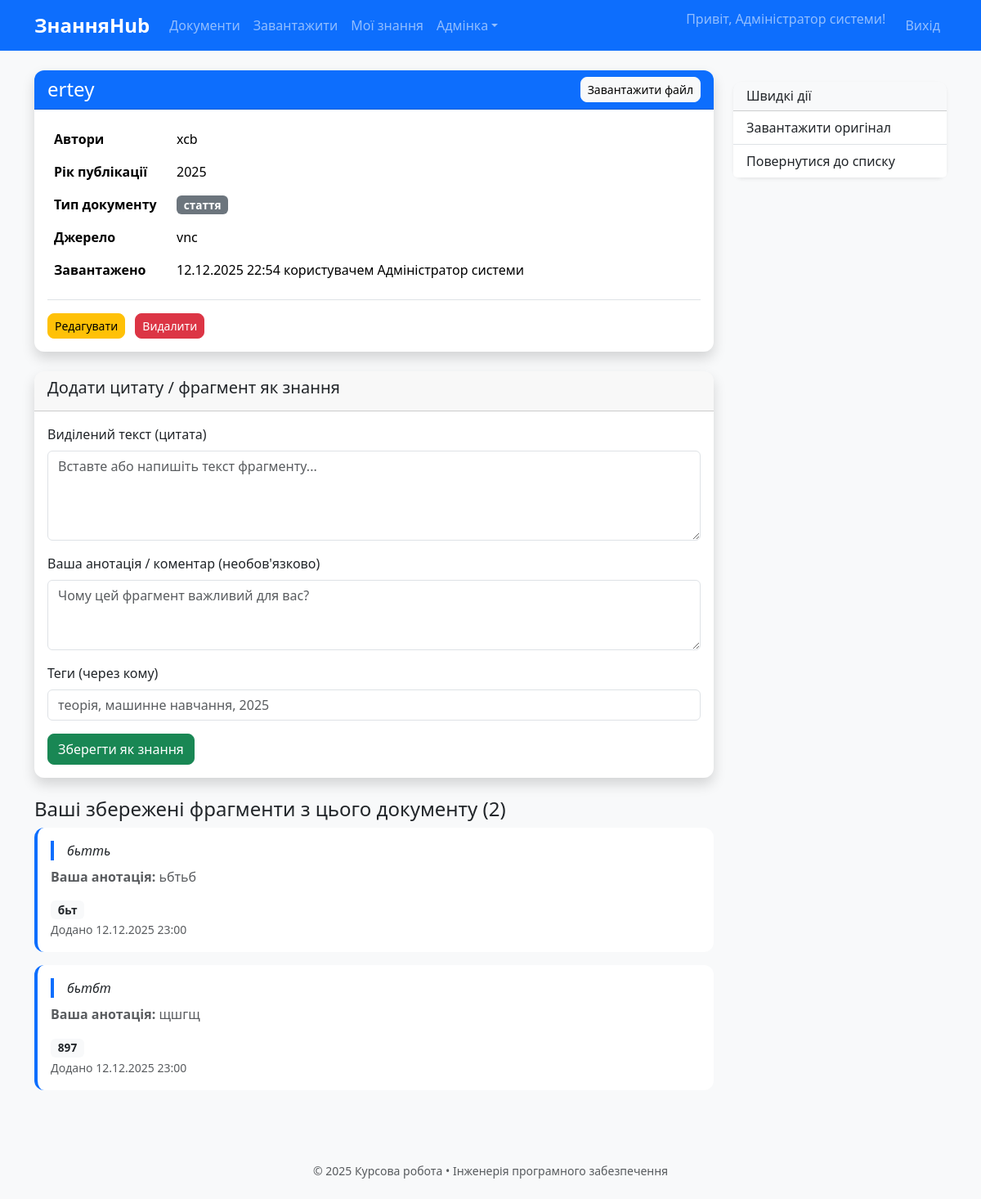
Page /document/1 (signed in) on the earlier database version.
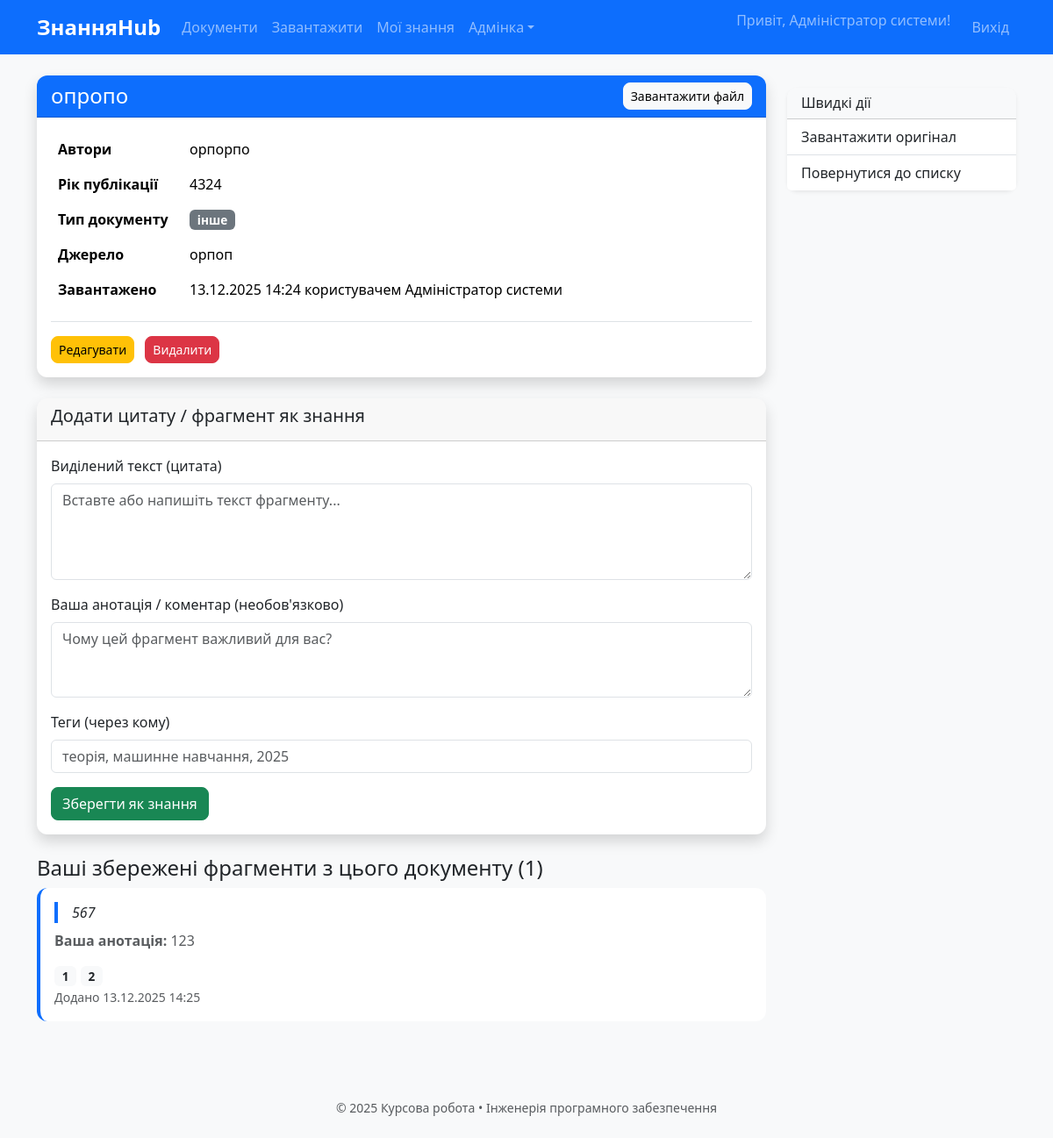
Same page on the later database version.
### models.py (models this page shows, shortened)
class User(UserMixin, db.Model):
    id = db.Column(db.Integer, primary_key=True)
    email = db.Column(db.String(120), unique=True, nullable=False)
    name = db.Column(db.String(100), nullable=False)
    password_hash = db.Column(db.String(256), nullable=False)
    role = db.Column(db.String(20), default='user')        # admin / user
    is_active = db.Column(db.Boolean, default=True)
    created_at = db.Column(db.DateTime, default=datetime.utcnow)

class Document(db.Model):
    id = db.Column(db.Integer, primary_key=True)
    title = db.Column(db.String(300), nullable=False)
    authors = db.Column(db.Text)
    year = db.Column(db.Integer)
    source = db.Column(db.Text)
    doc_type = db.Column(db.String(50))
    original_filename = db.Column(db.String(300), nullable=False)
    stored_filename = db.Column(db.String(200), nullable=False, unique=True)
    uploaded_at = db.Column(db.DateTime, default=datetime.utcnow)
    uploaded_by = db.Column(db.Integer, db.ForeignKey('user.id'))
    user = db.relationship('User', backref='documents')

class Knowledge(db.Model):
    id = db.Column(db.Integer, primary_key=True)
    document_id = db.Column(db.Integer, db.ForeignKey('document.id'))
    user_id = db.Column(db.Integer, db.ForeignKey('user.id'))
    text = db.Column(db.Text, nullable=False)           # цитата або виділений фрагмент
    note = db.Column(db.Text)                           # власна анотація
    tags = db.Column(db.Text)
    created_at = db.Column(db.DateTime, default=datetime.utcnow)
    document = db.relationship('Document', backref='knowledges')
    user = db.relationship('User', backref='knowledges')
    collections = db.relationship('Collection', secondary=collection_knowledge,
                                  back_populates='knowledges')

### app.py (the view)
    @app.route('/document/<int:doc_id>')
    @login_required
    def document_detail(doc_id):
        doc = Document.query.get_or_404(doc_id)
        knowledges = Knowledge.query.filter_by(document_id=doc_id, user_id=current_user.id).all()
        return render_template('document/detail.html', doc=doc, knowledges=knowledges)

### templates/document/detail.html (shortened to what this page needs)
{% extends "base.html" %}
{% block content %}
<div class="row">
    <div class="col-lg-9">
        <div class="card shadow mb-4">
            <div class="card-header bg-primary text-white d-flex justify-content-between align-items-center">
                <h4 class="mb-0">{{ doc.title }}</h4>
                <a href="{{ url_for('download_document', doc_id=doc.id) }}"
                   class="btn btn-light btn-sm">Завантажити файл</a>
            </div>
            <div class="card-body">
                <table class="table table-borderless">
                    <tr><th width="150">Автори</th><td>{{ doc.authors }}</td></tr>
                    <tr><th>Рік публікації</th><td>{{ doc.year or '—' }}</td></tr>
                    <tr><th>Тип документу</th><td><span class="badge bg-secondary">{{ doc.doc_type }}</span></td></tr>
                    <tr><th>Джерело</th><td>{{ doc.source or 'Не вказано' }}</td></tr>
                    <tr><th>Завантажено</th><td>{{ doc.uploaded_at.strftime('%d.%m.%Y %H:%M') }}
                        користувачем {{ doc.user.name }}</td></tr>
                </table>
                {% if current_user.role == 'admin' or current_user.id == doc.uploaded_by %}
                <div class="mt-3 pt-3 border-top">
                    <a href="{{ url_for('edit_document', doc_id=doc.id) }}" class="btn btn-warning btn-sm me-2">
                         Редагувати
                    </a>
                    <form action="{{ url_for('delete_document', doc_id=doc.id) }}" method="POST" class="d-inline" onsubmit="return confirm('Ви впевнені, що хочете видалити цей документ? Цю дію не можна скасувати.');">
                        <button type="submit" class="btn btn-danger btn-sm">
                             Видалити
                        </button>
                    </form>
                </div>
                {% endif %}
            </div>
        </div>
        <div class="card shadow mb-4">
            <div class="card-header">
                <h5>Додати цитату / фрагмент як знання</h5>
            </div>
            <div class="card-body">
                <form method="POST" action="{{ url_for('add_knowledge', doc_id=doc.id) }}">
                    <div class="mb-3">
                        <label class="form-label">Виділений текст (цитата)</label>
                        <textarea name="text" class="form-control" rows="4" required
                                  placeholder="Вставте або напишіть текст фрагменту..."></textarea>
                    </div>
                    <div class="mb-3">
                        <label class="form-label">Ваша анотація / коментар (необов'язково)</label>
                        <textarea name="note" class="form-control" rows="3"
                                  placeholder="Чому цей фрагмент важливий для вас?"></textarea>
                    </div>
                    <div class="mb-3">
                        <label class="form-label">Теги (через кому)</label>
                        <input type="text" name="tags" class="form-control"
                               placeholder="теорія, машинне навчання, 2025">
                    </div>
                    <button type="submit" class="btn btn-success">Зберегти як знання</button>
                </form>
            </div>
        </div>
        <h4>Ваші збережені фрагменти з цього документу ({{ knowledges|length }})</h4>
        {% if knowledges %}
            {% for k in knowledges %}
            <div class="card mb-3 border-start border-primary border-4">
                <div class="card-body">
                    <blockquote class="mb-2">{{ k.text }}</blockquote>
                    {% if k.note %}
                        <p class="text-muted"><strong>Ваша анотація:</strong> {{ k.note }}</p>
                    {% endif %}
                    {% if k.tags %}
                        <p class="mb-0">
                            {% for tag in k.tags.split(',') %}
                                <span class="badge bg-light text-dark">{{ tag.strip() }}</span>
                            {% endfor %}
                        </p>
                    {% endif %}
                    <small class="text-muted">Додано {{ k.created_at.strftime('%d.%m.%Y %H:%M') }}</small>
                </div>
            </div>
            {% endfor %}
        {% else %}
            <p class="text-muted">Ви ще не зберігали фрагменти з цього документу.</p>
        {% endif %}
    </div>
    <div class="col-lg-3">
        <div class="card shadow-sm sticky-top" style="top: 100px;">
            <div class="card-header bg-light">
                <h6 class="mb-0">Швидкі дії</h6>
            </div>
            <div class="list-group list-group-flush">
                <a href="{{ url_for('download_document', doc_id=doc.id) }}"
                   class="list-group-item list-group-item-action">Завантажити оригінал</a>
                <a href="{{ url_for('document_list') }}"
                   class="list-group-item list-group-item-action">Повернутися до списку</a>
            </div>
        </div>
    </div>
</div>
{% endblock %}

### templates/base.html (shortened to what this page needs)
<!DOCTYPE html>
<html lang="uk">
<head>
    <link href="https://cdn.jsdelivr.net/npm/bootstrap@5.3.3/dist/css/bootstrap.min.css" rel="stylesheet">
    <link href="{{ url_for('static', filename='css/style.css') }}" rel="stylesheet">
</head>
<body>
    <nav class="navbar navbar-expand-lg navbar-dark bg-primary mb-4">
        <div class="container">
            <a class="navbar-brand fw-bold" href="{{ url_for('index') }}">ЗнанняHub</a>
            <div class="collapse navbar-collapse" id="navbar">
                <ul class="navbar-nav me-auto">
                    <li class="nav-item"><a class="nav-link" href="{{ url_for('document_list') }}">Документи</a></li>
                    <li class="nav-item"><a class="nav-link" href="{{ url_for('upload_document') }}">Завантажити</a></li>
                    <li class="nav-item"><a class="nav-link" href="{{ url_for('my_knowledge') }}">Мої знання</a></li>
                    {% if current_user.role == 'admin' %}
                    <li class="nav-item dropdown">
                        <a class="nav-link dropdown-toggle" href="#" role="button" data-bs-toggle="dropdown">Адмінка</a>
                    </li>
                    {% endif %}
                </ul>
                <ul class="navbar-nav">
                    {% if current_user.is_authenticated %}
                    <li class="nav-item"><span class="navbar-text me-3">Привіт, {{ current_user.name }}!</span></li>
                    <li class="nav-item"><a class="nav-link" href="{{ url_for('logout') }}">Вихід</a></li>
                    {% else %}
                    <li class="nav-item"><a class="nav-link" href="{{ url_for('login') }}">Вхід</a></li>
                    <li class="nav-item"><a class="nav-link" href="{{ url_for('register') }}">Реєстрація</a></li>
                    {% endif %}
                </ul>
            </div>
        </div>
    </nav>
    <div class="container">
        {% block content %}{% endblock %}
    </div>
    <footer class="bg-light mt-5 py-4 text-center text-muted small">
        © 2025 Курсова робота • Інженерія програмного забезпечення
    </footer>
</body>
</html>

### static/css/style.css (style rules this page uses)
:root { --primary: #0d6efd; --hover-shadow: 0 10px 20px rgba(0,0,0,0.1); }
body { background: #f8f9fa; font-family: 'Segoe UI', sans-serif; }
.card { border: none; border-radius: 12px; transition: all 0.3s ease; }
.card-header { border-radius: 12px 12px 0 0 !important; }
.btn { border-radius: 8px; }
.navbar-brand { font-weight: 700; font-size: 1.5rem; }
blockquote { border-left: 4px solid var(--primary); padding-left: 1rem; margin-left: 0; font-style: italic; }
.badge { font-size: 0.85em; }
.sticky-top { top: 100px; }

Differences in the rows shown:
removed Knowledge: text "бьтть", note "ьбтьб", strip "бьт", created_at "12.12.2025 23:00"
removed Knowledge: text "бьтбт", note "щшгщ", strip "897", created_at "12.12.2025 23:00"
changed Document: title "ertey" → "опропо"; authors "xcb" → "орпорпо"; year "2025" → "4324"; doc_type "стаття" → "інше"; source "vnc" → "орпоп"; uploaded_at "12.12.2025 22:54" → "13.12.2025 14:24"
added Knowledge: text "567", note "123", strip "1" "2", created_at "13.12.2025 14:25", shown under "Ваші збережені фрагменти з цього документу (1)"
Other differences:
{{ knowledges|length }}: "2" → "1"
